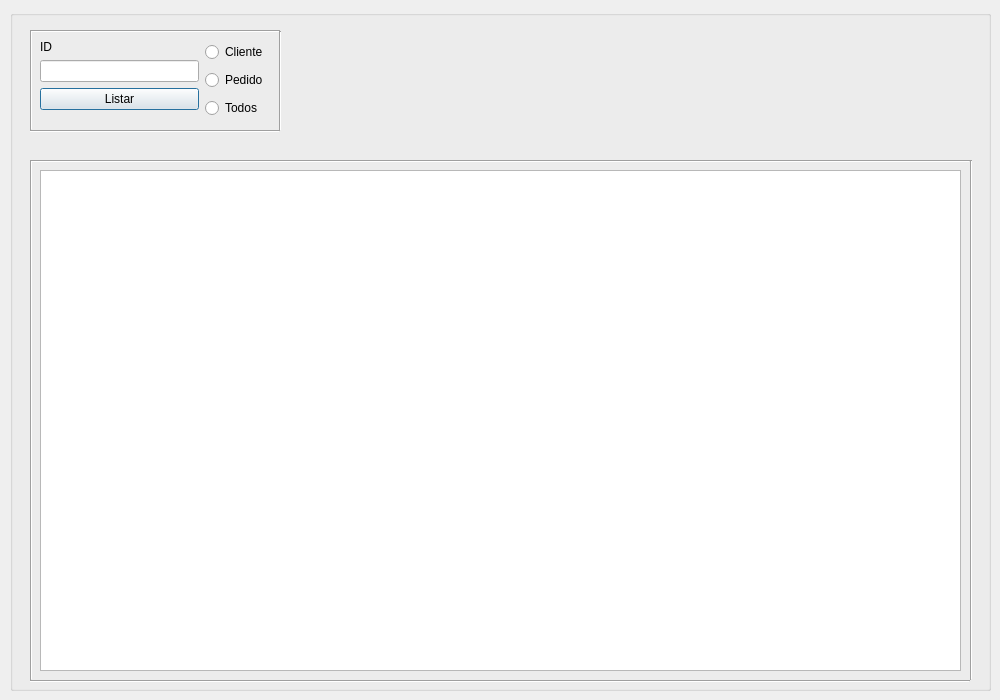
<?xml version="1.0" encoding="UTF-8"?>
<ui version="4.0">
 <class>GestaoPedido</class>
 <widget class="QDialog" name="GestaoPedido">
  <property name="geometry">
   <rect>
    <x>0</x>
    <y>0</y>
    <width>1000</width>
    <height>700</height>
   </rect>
  </property>
  <property name="windowTitle">
   <string>GESTÃO DE PEDIDO</string>
  </property>
  <property name="windowIcon">
   <iconset resource="Recursos.qrc">
    <normaloff>:/img/img/pedido.png</normaloff>:/img/img/pedido.png</iconset>
  </property>
  <widget class="QGroupBox" name="groupBoxGestaoPedido">
   <property name="geometry">
    <rect>
     <x>10</x>
     <y>10</y>
     <width>981</width>
     <height>681</height>
    </rect>
   </property>
   <property name="title">
    <string/>
   </property>
   <widget class="QWidget" name="layoutWidget">
    <property name="geometry">
     <rect>
      <x>30</x>
      <y>30</y>
      <width>228</width>
      <height>81</height>
     </rect>
    </property>
    <layout class="QHBoxLayout" name="layoutGPListar">
     <item>
      <layout class="QVBoxLayout" name="layoutGPID">
       <item>
        <widget class="QLabel" name="labelGPID">
         <property name="text">
          <string>ID</string>
         </property>
        </widget>
       </item>
       <item>
        <widget class="QLineEdit" name="lineEditGPID"/>
       </item>
       <item>
        <widget class="QPushButton" name="pushButtonGPListar">
         <property name="text">
          <string>Listar</string>
         </property>
        </widget>
       </item>
       <item>
        <spacer name="spacerGPB">
         <property name="orientation">
          <enum>Qt::Vertical</enum>
         </property>
         <property name="sizeHint" stdset="0">
          <size>
           <width>20</width>
           <height>40</height>
          </size>
         </property>
        </spacer>
       </item>
      </layout>
     </item>
     <item>
      <layout class="QVBoxLayout" name="layoutGPCategoria">
       <item>
        <widget class="QRadioButton" name="radioButtonGPCliente">
         <property name="text">
          <string>Cliente</string>
         </property>
        </widget>
       </item>
       <item>
        <widget class="QRadioButton" name="radioButtonGPPedido">
         <property name="text">
          <string>Pedido</string>
         </property>
        </widget>
       </item>
       <item>
        <widget class="QRadioButton" name="radioButtonGPTodos">
         <property name="text">
          <string>Todos</string>
         </property>
        </widget>
       </item>
      </layout>
     </item>
    </layout>
   </widget>
   <widget class="QListWidget" name="listWidgetGPLista">
    <property name="enabled">
     <bool>true</bool>
    </property>
    <property name="geometry">
     <rect>
      <x>30</x>
      <y>160</y>
      <width>921</width>
      <height>501</height>
     </rect>
    </property>
   </widget>
   <widget class="Line" name="line">
    <property name="geometry">
     <rect>
      <x>20</x>
      <y>120</y>
      <width>250</width>
      <height>3</height>
     </rect>
    </property>
    <property name="orientation">
     <enum>Qt::Horizontal</enum>
    </property>
   </widget>
   <widget class="Line" name="line_2">
    <property name="geometry">
     <rect>
      <x>20</x>
      <y>20</y>
      <width>250</width>
      <height>3</height>
     </rect>
    </property>
    <property name="orientation">
     <enum>Qt::Horizontal</enum>
    </property>
   </widget>
   <widget class="Line" name="line_3">
    <property name="geometry">
     <rect>
      <x>20</x>
      <y>150</y>
      <width>940</width>
      <height>3</height>
     </rect>
    </property>
    <property name="orientation">
     <enum>Qt::Horizontal</enum>
    </property>
   </widget>
   <widget class="Line" name="line_4">
    <property name="geometry">
     <rect>
      <x>20</x>
      <y>670</y>
      <width>940</width>
      <height>3</height>
     </rect>
    </property>
    <property name="orientation">
     <enum>Qt::Horizontal</enum>
    </property>
   </widget>
   <widget class="Line" name="line_5">
    <property name="geometry">
     <rect>
      <x>20</x>
      <y>20</y>
      <width>3</width>
      <height>100</height>
     </rect>
    </property>
    <property name="orientation">
     <enum>Qt::Vertical</enum>
    </property>
   </widget>
   <widget class="Line" name="line_6">
    <property name="geometry">
     <rect>
      <x>269</x>
      <y>21</y>
      <width>3</width>
      <height>100</height>
     </rect>
    </property>
    <property name="orientation">
     <enum>Qt::Vertical</enum>
    </property>
   </widget>
   <widget class="Line" name="line_7">
    <property name="geometry">
     <rect>
      <x>20</x>
      <y>150</y>
      <width>3</width>
      <height>520</height>
     </rect>
    </property>
    <property name="orientation">
     <enum>Qt::Vertical</enum>
    </property>
   </widget>
   <widget class="Line" name="line_8">
    <property name="geometry">
     <rect>
      <x>960</x>
      <y>150</y>
      <width>3</width>
      <height>520</height>
     </rect>
    </property>
    <property name="orientation">
     <enum>Qt::Vertical</enum>
    </property>
   </widget>
   <widget class="QLabel" name="label">
    <property name="enabled">
     <bool>false</bool>
    </property>
    <property name="geometry">
     <rect>
      <x>420</x>
      <y>370</y>
      <width>47</width>
      <height>51</height>
     </rect>
    </property>
    <property name="text">
     <string/>
    </property>
    <property name="pixmap">
     <pixmap resource="Recursos.qrc">:/img/img/pedido.png</pixmap>
    </property>
    <property name="scaledContents">
     <bool>true</bool>
    </property>
   </widget>
  </widget>
  <widget class="QLabel" name="label_2">
   <property name="geometry">
    <rect>
     <x>730</x>
     <y>15</y>
     <width>1031</width>
     <height>671</height>
    </rect>
   </property>
   <property name="text">
    <string/>
   </property>
   <property name="pixmap">
    <pixmap resource="Recursos.qrc">:/img/img/pucpb.png</pixmap>
   </property>
   <property name="scaledContents">
    <bool>true</bool>
   </property>
  </widget>
 </widget>
 <tabstops>
  <tabstop>lineEditGPID</tabstop>
  <tabstop>pushButtonGPListar</tabstop>
  <tabstop>radioButtonGPCliente</tabstop>
  <tabstop>radioButtonGPPedido</tabstop>
  <tabstop>radioButtonGPTodos</tabstop>
  <tabstop>listWidgetGPLista</tabstop>
 </tabstops>
 <resources>
  <include location="Recursos.qrc"/>
 </resources>
 <connections/>
</ui>
